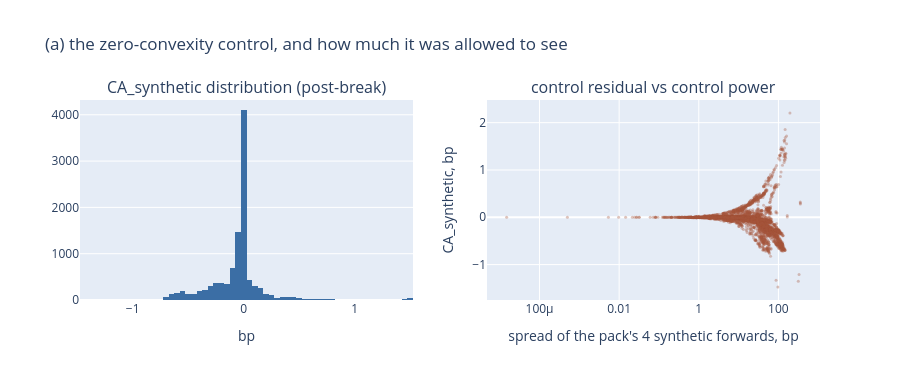

The cell this chart's notebook holds for it:
### Code cell
_g = df[df.curve_ok]
fig = make_subplots(rows=1, cols=2, subplot_titles=(
    "CA_synthetic distribution (post-break)",
    "control residual vs control power"))
fig.add_trace(go.Histogram(x=_g["ca_synthetic_bp"].clip(-1.5, 1.5), nbinsx=90,
                           name="CA_synthetic", marker_color="#3b6ea5"), row=1, col=1)
_s = _g.sample(min(4000, len(_g)), random_state=0)
fig.add_trace(go.Scatter(x=_s["fwd_spread_bp"], y=_s["ca_synthetic_bp"], mode="markers",
                         marker=dict(size=3, opacity=0.35, color="#a5553b"),
                         name="pack-day"), row=1, col=2)
fig.update_xaxes(title_text="bp", row=1, col=1)
fig.update_xaxes(title_text="spread of the pack's 4 synthetic forwards, bp", type="log", row=1, col=2)
fig.update_yaxes(title_text="CA_synthetic, bp", row=1, col=2)
fig.update_layout(height=380, showlegend=False,
                  title_text="(a) the zero-convexity control, and how much it was allowed to see")
fig.show()

### Figure 1 — Plotly figure (JSON) as saved in the notebook; plotly's stock layout.template omitted (floating-point values rounded to 4 significant figures; data arrays with more than 128 entries replaced by an {"elided": "..."} marker saying what was removed)
{"data": [{"marker": {"color": "#3b6ea5"}, "name": "CA_synthetic", "nbinsx": 90, "type": "histogram", "x": {"elided": "10620 float values"}, "xaxis": "x", "yaxis": "y"}, {"marker": {"color": "#a5553b", "opacity": 0.35, "size": 3}, "mode": "markers", "name": "pack-day", "type": "scatter", "x": {"elided": "4000 float values"}, "xaxis": "x2", "y": {"elided": "4000 float values"}, "yaxis": "y2"}], "layout": {"annotations": [{"font": {"size": 16}, "showarrow": false, "text": "CA_synthetic distribution (post-break)", "x": 0.225, "xanchor": "center", "xref": "paper", "y": 1.0, "yanchor": "bottom", "yref": "paper"}, {"font": {"size": 16}, "showarrow": false, "text": "control residual vs control power", "x": 0.775, "xanchor": "center", "xref": "paper", "y": 1.0, "yanchor": "bottom", "yref": "paper"}], "height": 380, "showlegend": false, "title": {"text": "(a) the zero-convexity control, and how much it was allowed to see"}, "xaxis": {"anchor": "y", "domain": [0.0, 0.45], "title": {"text": "bp"}}, "xaxis2": {"anchor": "y2", "domain": [0.55, 1.0], "title": {"text": "spread of the pack's 4 synthetic forwards, bp"}, "type": "log"}, "yaxis": {"anchor": "x", "domain": [0.0, 1.0]}, "yaxis2": {"anchor": "x2", "domain": [0.0, 1.0], "title": {"text": "CA_synthetic, bp"}}}}
